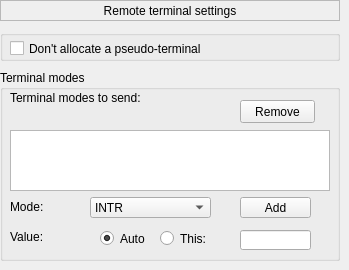
   <widget class="QWidget" name="page_22">
    <widget class="QLabel" name="label_103">
     <property name="geometry">
      <rect>
       <x>0</x>
       <y>0</y>
       <width>340</width>
       <height>21</height>
      </rect>
     </property>
     <property name="frameShape">
      <enum>QFrame::StyledPanel</enum>
     </property>
     <property name="text">
      <string>Remote terminal settings</string>
     </property>
     <property name="alignment">
      <set>Qt::AlignCenter</set>
     </property>
    </widget>
    <widget class="QGroupBox" name="groupBox_50">
     <property name="geometry">
      <rect>
       <x>0</x>
       <y>30</y>
       <width>340</width>
       <height>31</height>
      </rect>
     </property>
     <property name="title">
      <string/>
     </property>
     <widget class="QCheckBox" name="checkBox_66">
      <property name="geometry">
       <rect>
        <x>10</x>
        <y>10</y>
        <width>261</width>
        <height>17</height>
       </rect>
      </property>
      <property name="text">
       <string>Don't allocate a pseudo-terminal</string>
      </property>
     </widget>
    </widget>
    <widget class="QGroupBox" name="groupBox_51">
     <property name="geometry">
      <rect>
       <x>0</x>
       <y>70</y>
       <width>340</width>
       <height>191</height>
      </rect>
     </property>
     <property name="title">
      <string>Terminal modes</string>
     </property>
     <widget class="QLabel" name="label_104">
      <property name="geometry">
       <rect>
        <x>10</x>
        <y>20</y>
        <width>191</width>
        <height>16</height>
       </rect>
      </property>
      <property name="text">
       <string>Terminal modes to send:</string>
      </property>
     </widget>
     <widget class="QPushButton" name="pushButton_20">
      <property name="geometry">
       <rect>
        <x>240</x>
        <y>30</y>
        <width>75</width>
        <height>23</height>
       </rect>
      </property>
      <property name="text">
       <string>Remove</string>
      </property>
     </widget>
     <widget class="QListWidget" name="listWidget_8">
      <property name="geometry">
       <rect>
        <x>10</x>
        <y>60</y>
        <width>320</width>
        <height>61</height>
       </rect>
      </property>
     </widget>
     <widget class="QLabel" name="label_105">
      <property name="geometry">
       <rect>
        <x>10</x>
        <y>130</y>
        <width>46</width>
        <height>13</height>
       </rect>
      </property>
      <property name="text">
       <string>Mode:</string>
      </property>
     </widget>
     <widget class="QLabel" name="label_106">
      <property name="geometry">
       <rect>
        <x>10</x>
        <y>160</y>
        <width>46</width>
        <height>13</height>
       </rect>
      </property>
      <property name="text">
       <string>Value:</string>
      </property>
     </widget>
     <widget class="QComboBox" name="comboBox_3">
      <property name="geometry">
       <rect>
        <x>90</x>
        <y>127</y>
        <width>121</width>
        <height>21</height>
       </rect>
      </property>
      <item>
       <property name="text">
        <string>INTR</string>
       </property>
      </item>
      <item>
       <property name="text">
        <string>QUIT</string>
       </property>
      </item>
      <item>
       <property name="text">
        <string>ERASE</string>
       </property>
      </item>
      <item>
       <property name="text">
        <string>KILL</string>
       </property>
      </item>
      <item>
       <property name="text">
        <string>EOF</string>
       </property>
      </item>
      <item>
       <property name="text">
        <string>EOL</string>
       </property>
      </item>
      <item>
       <property name="text">
        <string>START</string>
       </property>
      </item>
      <item>
       <property name="text">
        <string>STOP</string>
       </property>
      </item>
      <item>
       <property name="text">
        <string>SUSP</string>
       </property>
      </item>
      <item>
       <property name="text">
        <string>DSUSP</string>
       </property>
      </item>
      <item>
       <property name="text">
        <string>REPRINT</string>
       </property>
      </item>
      <item>
       <property name="text">
        <string>WERASE</string>
       </property>
      </item>
      <item>
       <property name="text">
        <string>LNEXT</string>
       </property>
      </item>
      <item>
       <property name="text">
        <string>FLUSH</string>
       </property>
      </item>
      <item>
       <property name="text">
        <string>SWITCH</string>
       </property>
      </item>
      <item>
       <property name="text">
        <string>STATUS</string>
       </property>
      </item>
      <item>
       <property name="text">
        <string>DISCARD</string>
       </property>
      </item>
      <item>
       <property name="text">
        <string>INGPAR</string>
       </property>
      </item>
      <item>
       <property name="text">
        <string>PARMRK</string>
       </property>
      </item>
      <item>
       <property name="text">
        <string>INPCK</string>
       </property>
      </item>
      <item>
       <property name="text">
        <string>ISTRIP</string>
       </property>
      </item>
      <item>
       <property name="text">
        <string>INLCR</string>
       </property>
      </item>
      <item>
       <property name="text">
        <string>IGNCR</string>
       </property>
      </item>
      <item>
       <property name="text">
        <string>ICRNL</string>
       </property>
      </item>
      <item>
       <property name="text">
        <string>IUCLC</string>
       </property>
      </item>
      <item>
       <property name="text">
        <string>IXON</string>
       </property>
      </item>
      <item>
       <property name="text">
        <string>IXANY</string>
       </property>
      </item>
      <item>
       <property name="text">
        <string>IXOFF</string>
       </property>
      </item>
      <item>
       <property name="text">
        <string>IXAXBEL</string>
       </property>
      </item>
      <item>
       <property name="text">
        <string>ISIG</string>
       </property>
      </item>
      <item>
       <property name="text">
        <string>ICANON</string>
       </property>
      </item>
      <item>
       <property name="text">
        <string>XCASE</string>
       </property>
      </item>
      <item>
       <property name="text">
        <string>ECHO</string>
       </property>
      </item>
      <item>
       <property name="text">
        <string>ECHOE</string>
       </property>
      </item>
      <item>
       <property name="text">
        <string>ECHOK</string>
       </property>
      </item>
      <item>
       <property name="text">
        <string>ECHONL</string>
       </property>
      </item>
      <item>
       <property name="text">
        <string>NOFLSH</string>
       </property>
      </item>
      <item>
       <property name="text">
        <string>TOSTOP</string>
       </property>
      </item>
      <item>
       <property name="text">
        <string>IEXTEN</string>
       </property>
      </item>
      <item>
       <property name="text">
        <string>ECHOCTL</string>
       </property>
      </item>
      <item>
       <property name="text">
        <string>ECHOKE</string>
       </property>
      </item>
      <item>
       <property name="text">
        <string>PENDIN</string>
       </property>
      </item>
      <item>
       <property name="text">
        <string>OLCUC</string>
       </property>
      </item>
      <item>
       <property name="text">
        <string>ONLCR</string>
       </property>
      </item>
      <item>
       <property name="text">
        <string>OCRNL</string>
       </property>
      </item>
      <item>
       <property name="text">
        <string>ONOCR</string>
       </property>
      </item>
      <item>
       <property name="text">
        <string>ONLRET</string>
       </property>
      </item>
      <item>
       <property name="text">
        <string>CS7</string>
       </property>
      </item>
      <item>
       <property name="text">
        <string>CS8</string>
       </property>
      </item>
      <item>
       <property name="text">
        <string>PARENB</string>
       </property>
      </item>
      <item>
       <property name="text">
        <string>PARODD</string>
       </property>
      </item>
     </widget>
     <widget class="QPushButton" name="pushButton_21">
      <property name="geometry">
       <rect>
        <x>240</x>
        <y>127</y>
        <width>71</width>
        <height>21</height>
       </rect>
      </property>
      <property name="text">
       <string>Add</string>
      </property>
     </widget>
     <widget class="QRadioButton" name="rb_terminalvalue_auto">
      <property name="geometry">
       <rect>
        <x>100</x>
        <y>160</y>
        <width>51</width>
        <height>17</height>
       </rect>
      </property>
      <property name="text">
       <string>Auto</string>
      </property>
      <property name="checked">
       <bool>true</bool>
      </property>
     </widget>
     <widget class="QRadioButton" name="rb_terminalvalue_this">
      <property name="geometry">
       <rect>
        <x>160</x>
        <y>160</y>
        <width>61</width>
        <height>17</height>
       </rect>
      </property>
      <property name="text">
       <string>This:</string>
      </property>
     </widget>
     <widget class="QLineEdit" name="lineEdit_38">
      <property name="geometry">
       <rect>
        <x>240</x>
        <y>160</y>
        <width>71</width>
        <height>20</height>
       </rect>
      </property>
     </widget>
    </widget>
   </widget>
